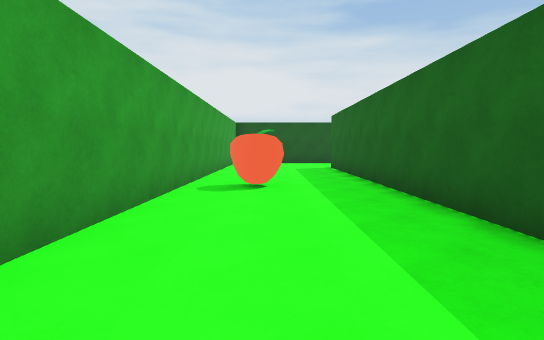
view 1 (above)

16 first-person views from a walk through a 3-D level made in the Unity game engine. The camera is 1.3 m above the floor, tilts 4° down and sees 80° across. The floor is counted in squares, 2 m on a side. Each view is taken from the middle of a square. On the plan, view 1 faces up. The plan holds only what a view shows up to about 10 squares ahead; the rest is blank. The place goes on beyond the plan. The player is left out.

view 2
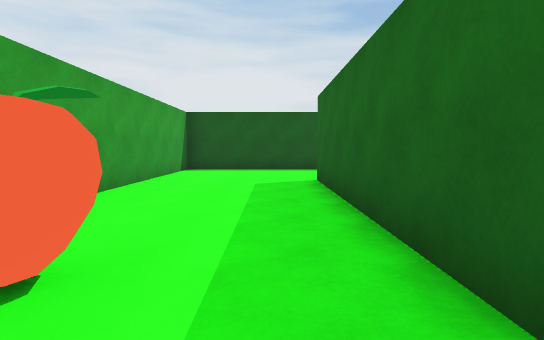

view 3
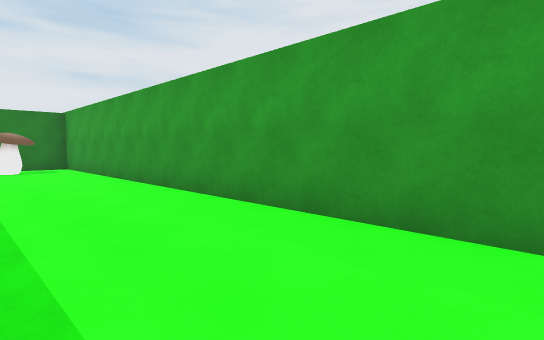

view 4
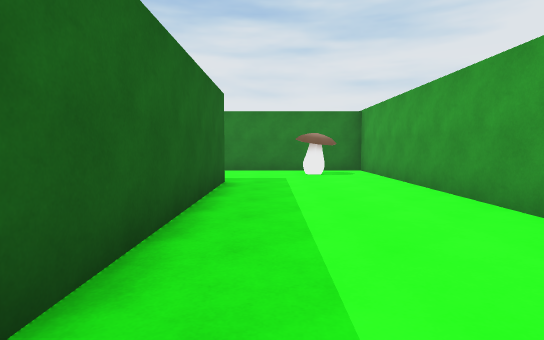

view 5
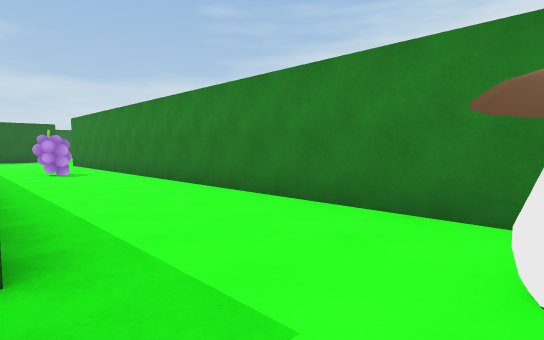

view 6
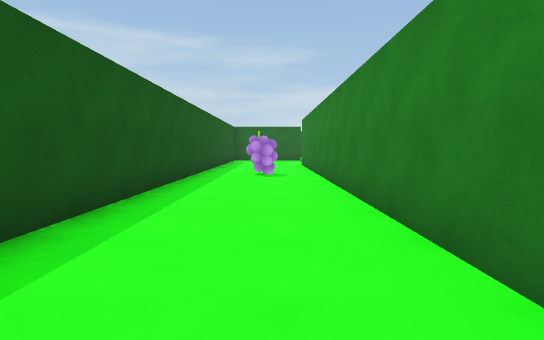

view 7
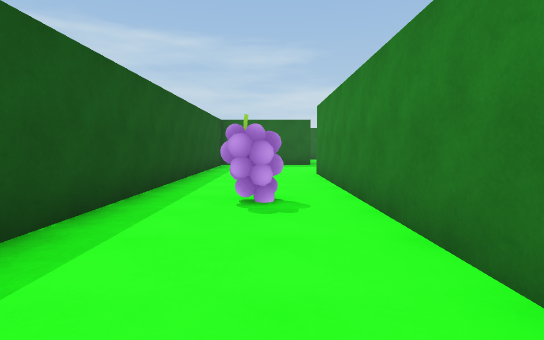

view 8
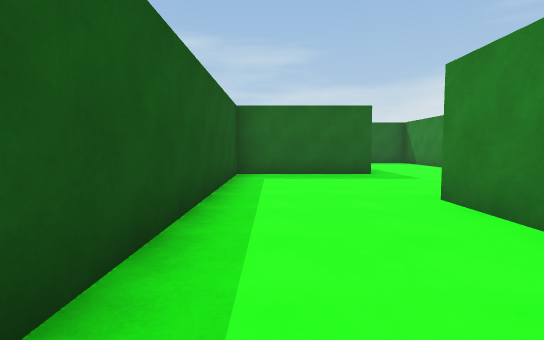

view 9
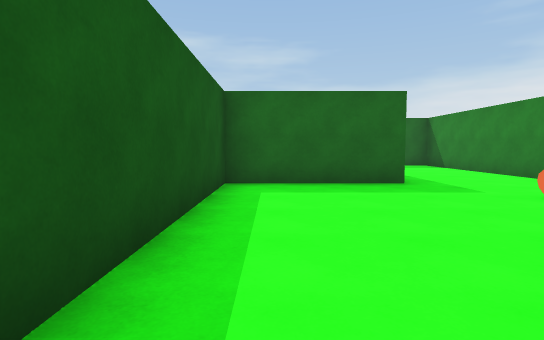

view 10
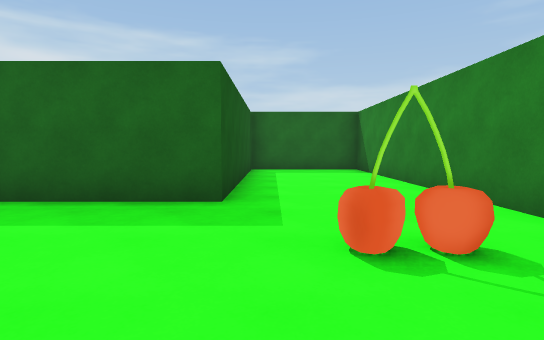

view 11
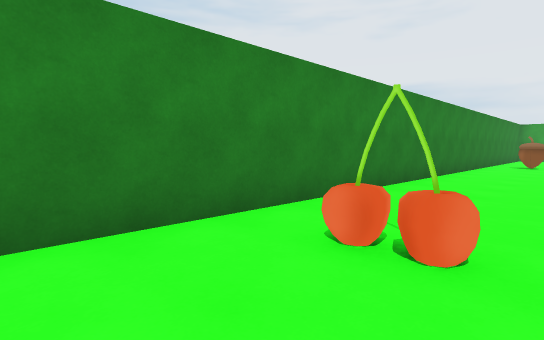

view 12
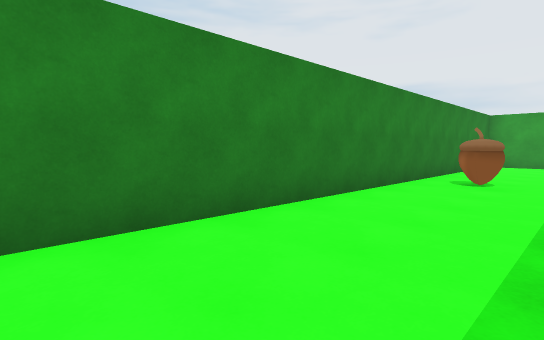

view 13
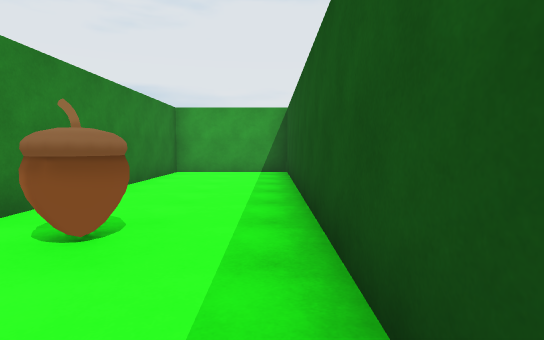

view 14
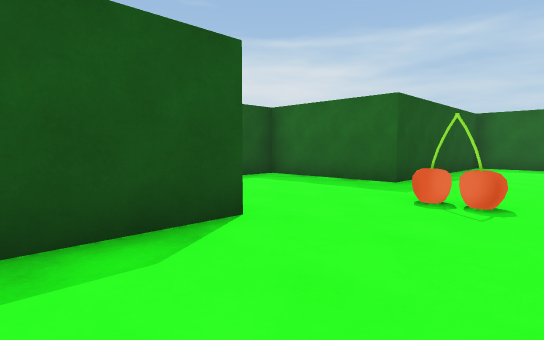

view 15
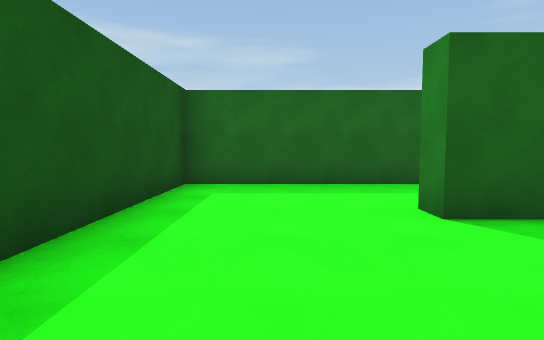

view 16
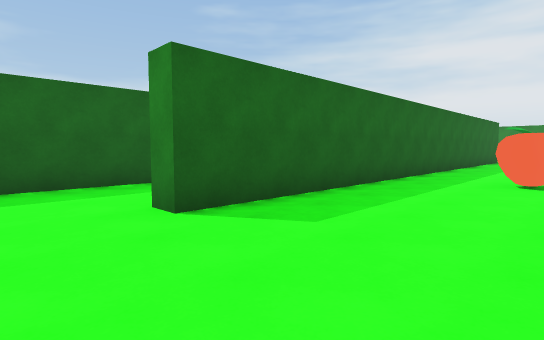

### Floor plan
Ten units are one square. View 1 is at (0, 0); x grows to the right and y downward. Boxes are objects, and circles mark ways between rooms. Rooms are numbered by the first view taken in them; rooms with no view inside come last. Other rooms are left out.
<svg viewBox="-20 -140 250 250">
<path fill="none" stroke="#000" d="M19 42 19 -104 25 -104M47 -104 47 -135 -15 -135 -15 71 130 71M144 42 31 42M131 76 111 76M66 76 -11 76M-15 75 -15 105 225 105 225 74 169 74 169 42 144 42"/>
<rect x="-5" y="55" width="10" height="10" fill="#bbb"><title>mushroom</title></rect>
<rect x="-5" y="-55" width="10" height="10" fill="#bbb"><title>other object</title></rect>
<rect x="85" y="55" width="10" height="10" fill="#bbb"><title>other object</title></rect>
<rect x="45" y="85" width="10" height="10" fill="#bbb"><title>other object</title></rect>
<rect x="145" y="85" width="10" height="10" fill="#bbb"><title>other object</title></rect>
<circle cx="140" cy="55" r="3" fill="#2a7"/>
<text x="10" y="-20">1</text>
<text x="110" y="90">2</text>
</svg>
Room 1 opens to room 2.

Where each view was taken, in squares from view 1:
view 1: 0 up, 0 right, facing up
view 2: 4 up, 1 right, facing up
view 3: 4 up, 1 right, facing down-left
view 4: 2 up, 1 right, facing down
view 5: 4 down, 0 right, facing down-right
view 6: 6 down, 1 right, facing right
view 7: 6 down, 5 right, facing right
view 8: 5 down, 9 right, facing right
view 9: 5 down, 11 right, facing right
view 10: 8 down, 13 right, facing right
view 11: 8 down, 17 right, facing down-left
view 12: 8 down, 11 right, facing down-left
view 13: 8 down, 7 right, facing left
view 14: 10 down, 11 right, facing up-right
view 15: 12 up, 1 left, facing right
view 16: 12 up, 1 left, facing down-right
